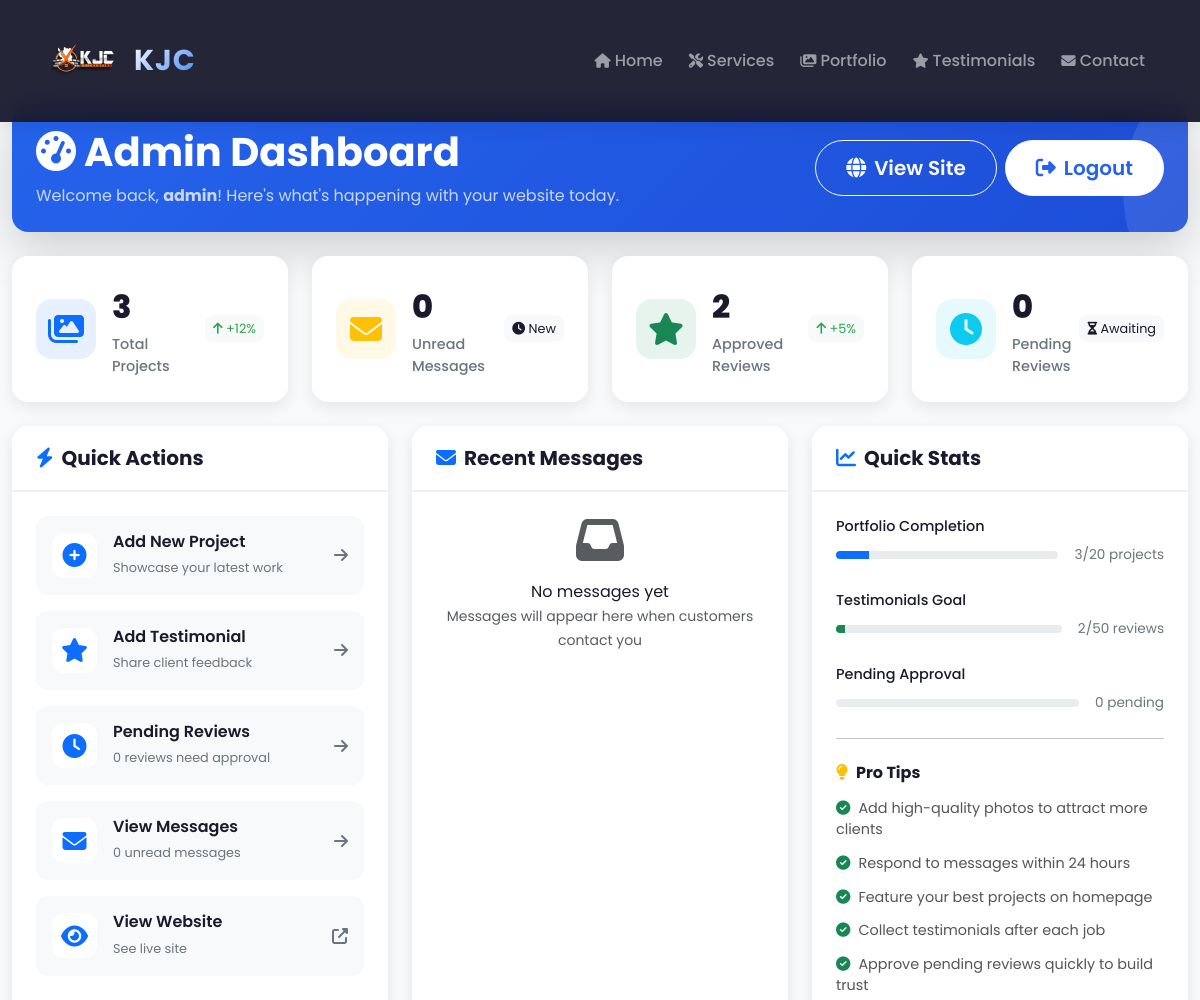
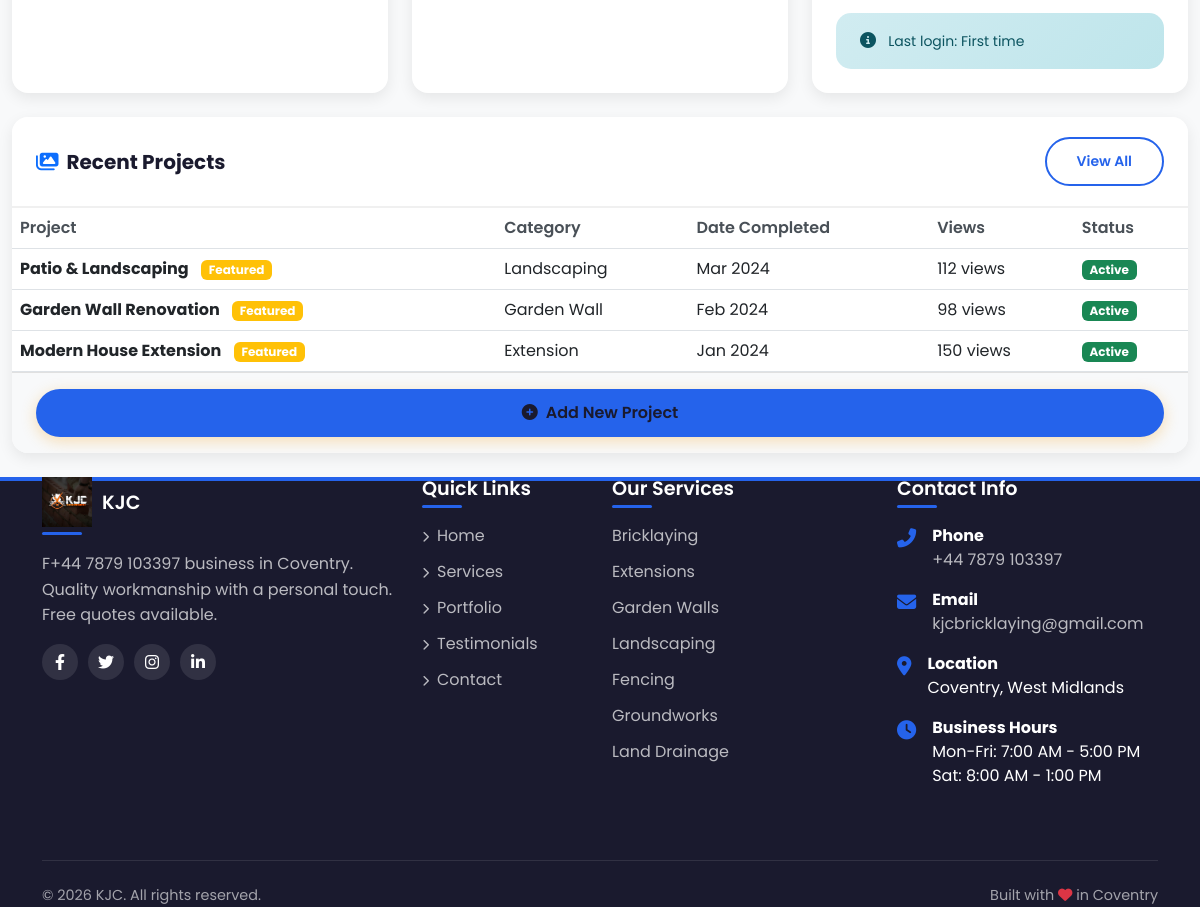
The app's page /admin/dashboard (signed in), older data (2 pictures, top to bottom).
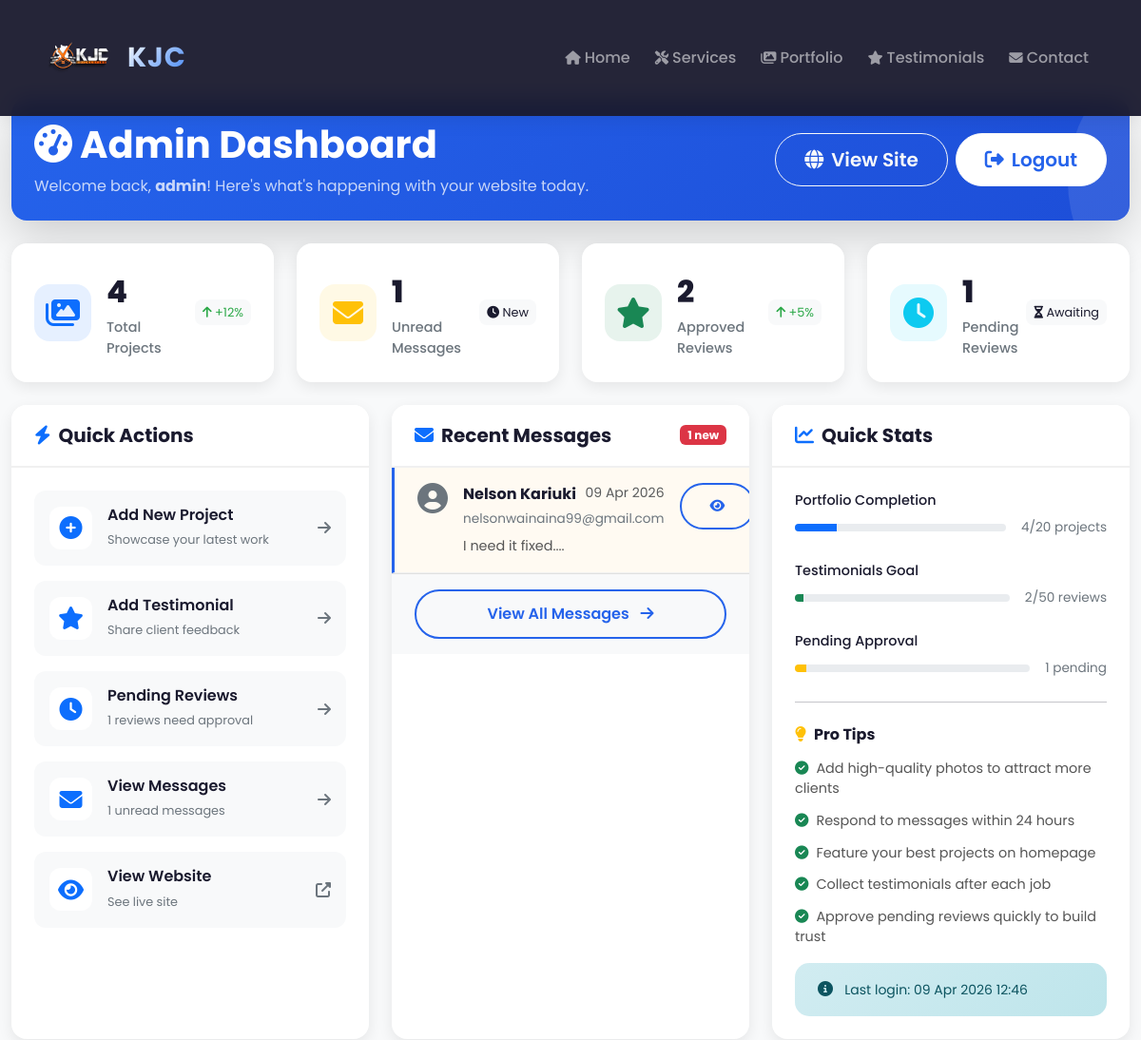
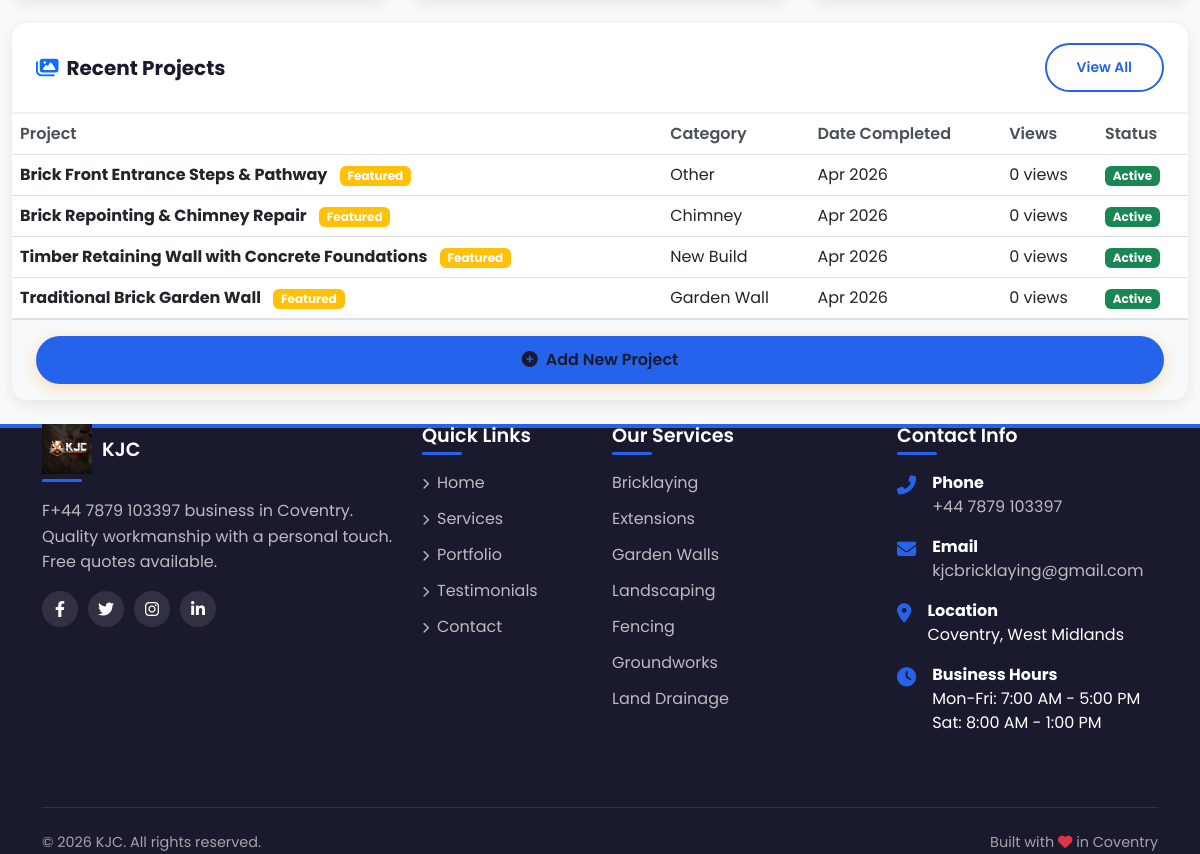
The same page, newer data (2 pictures, top to bottom).
### database.py (models this page shows, shortened)
class User(UserMixin, db.Model):
    id = db.Column(db.Integer, primary_key=True)
    username = db.Column(db.String(80), unique=True, nullable=False)
    password_hash = db.Column(db.String(200), nullable=False)
    email = db.Column(db.String(120), unique=True, nullable=False)
    full_name = db.Column(db.String(120))
    avatar = db.Column(db.String(200))
    is_active = db.Column(db.Boolean, default=True)
    last_login = db.Column(db.DateTime)
    created_at = db.Column(db.DateTime, default=datetime.utcnow)
    updated_at = db.Column(db.DateTime, default=datetime.utcnow, onupdate=datetime.utcnow)

class Project(db.Model):
    id = db.Column(db.Integer, primary_key=True)
    title = db.Column(db.String(100), nullable=False)
    description = db.Column(db.Text)
    image_url = db.Column(db.String(200))
    category = db.Column(db.String(50))
    date_completed = db.Column(db.DateTime)
    featured = db.Column(db.Boolean, default=False)
    location = db.Column(db.String(100))
    client_name = db.Column(db.String(100))
    project_type = db.Column(db.String(50))
    before_image_url = db.Column(db.String(200))
    after_image_url = db.Column(db.String(200))
    gallery_images = db.Column(db.Text)  # JSON string of image URLs
    views = db.Column(db.Integer, default=0)
    is_active = db.Column(db.Boolean, default=True)
    slug = db.Column(db.String(200), unique=True)  # SEO-friendly URL
    created_at = db.Column(db.DateTime, default=datetime.utcnow)
    updated_at = db.Column(db.DateTime, default=datetime.utcnow, onupdate=datetime.utcnow)

class ContactMessage(db.Model):
    id = db.Column(db.Integer, primary_key=True)
    name = db.Column(db.String(100), nullable=False)
    email = db.Column(db.String(120), nullable=False)
    phone = db.Column(db.String(20))
    service_type = db.Column(db.String(100))
    message = db.Column(db.Text, nullable=False)
    date = db.Column(db.DateTime, default=datetime.utcnow)
    read = db.Column(db.Boolean, default=False)
    responded = db.Column(db.Boolean, default=False)
    responded_at = db.Column(db.DateTime)
    notes = db.Column(db.Text)
    ip_address = db.Column(db.String(45))
    user_agent = db.Column(db.String(200))

### app.py (the view)
@app.route('/admin/dashboard')
@login_required
def admin_dashboard():
    projects_count = Project.query.count()
    unread_messages_count = ContactMessage.query.filter_by(read=False).count()
    testimonials_count = Testimonial.query.filter_by(approved=True).count()
    pending_testimonials = Testimonial.query.filter_by(approved=False).count()
    total_messages = ContactMessage.query.count()
    recent_messages = ContactMessage.query.order_by(ContactMessage.date.desc()).limit(5).all()
    recent_projects = Project.query.order_by(Project.created_at.desc()).limit(5).all()
    return render_template('admin/dashboard.html',
                         projects_count=projects_count,
                         messages_count=unread_messages_count,
                         total_messages=total_messages,
                         unread_messages_count=unread_messages_count,
                         testimonials_count=testimonials_count,
                         pending_testimonials=pending_testimonials,
                         recent_messages=recent_messages,
                         recent_projects=recent_projects,
                         now=datetime.now())

### app.py (called while the page is built)
@login_manager.user_loader
def load_user(user_id):
    return User.query.get(int(user_id))

@app.context_processor
def inject_now():
    return {
        'now': datetime.now(),
        'site_title': SiteSettings.get('site_title', 'KJC'),
        'site_phone': SiteSettings.get('phone', '+44 7879 103397'),
        'site_email': SiteSettings.get('email', 'kjcbricklaying@gmail.com'),
        'site_address': SiteSettings.get('address', 'Coventry, West Midlands'),
        'whatsapp_number': SiteSettings.get('whatsapp', '+44 7879 103397'),
        'facebook_url': SiteSettings.get('facebook', '#'),
        'twitter_url': SiteSettings.get('twitter', '#'),
        'instagram_url': SiteSettings.get('instagram', '#'),
        'linkedin_url': SiteSettings.get('linkedin', '#')
    }

### database.py (called while the page is built)
    @staticmethod
    def get(key, default=None):
        setting = SiteSettings.query.filter_by(key=key).first()
        return setting.value if setting else default

### templates/admin/dashboard.html (shortened to what the changed rows need)
{% extends "base.html" %} {% block content %}
<div class="container-fluid py-4">
  <div class="row mb-4">
    <div class="col-12">
      <div
        class="welcome-card bg-gradient-primary text-white p-4 rounded-4 shadow-lg"
      >
        <div
          class="d-flex justify-content-between align-items-center flex-wrap gap-3"
        >
          <div>
            <h1 class="display-6 fw-bold mb-2">
              <i class="fas fa-tachometer-alt me-2"></i>Admin Dashboard
            </h1>
            <p class="mb-0 opacity-75">
              Welcome back,
              <strong
                >{{ current_user.username if current_user else 'Admin'
                }}</strong
              >! Here's what's happening with your website today.
            </p>
          </div>
        </div>
      </div>
    </div>
  </div>
  <div class="row g-4 mb-4">
    <div class="col-md-6 col-lg-3" data-aos="fade-up" data-aos-delay="0">
      <div class="stat-card-modern">
        <div class="stat-info">
          <h3 class="stat-number">{{ projects_count }}</h3>
          <p class="stat-label">Total Projects</p>
        </div>
      </div>
    </div>
    <div class="col-md-6 col-lg-3" data-aos="fade-up" data-aos-delay="100">
      <div class="stat-card-modern">
        <div class="stat-info">
          <h3 class="stat-number">{{ messages_count }}</h3>
          <p class="stat-label">Unread Messages</p>
        </div>
      </div>
    </div>
    <div class="col-md-6 col-lg-3" data-aos="fade-up" data-aos-delay="300">
      <div class="stat-card-modern">
        <div class="stat-info">
          <h3 class="stat-number">{{ pending_testimonials|default(0) }}</h3>
          <p class="stat-label">Pending Reviews</p>
        </div>
      </div>
    </div>
  </div>
  <div class="row g-4">
    <div class="col-lg-4" data-aos="fade-up" data-aos-delay="0">
      <div class="card-modern h-100">
        <div class="card-body p-4">
          <div class="action-buttons">
            <a
              href="{{ url_for('admin_testimonials') }}"
              class="action-btn btn-warning-hover"
            >
              <div class="action-info">
                <h6>Pending Reviews</h6>
                <small
                  >{{ pending_testimonials|default(0) }} reviews need
                  approval</small
                >
              </div>
            </a>
            <a
              href="{{ url_for('view_messages') }}"
              class="action-btn btn-info-hover"
            >
              <div class="action-info">
                <h6>View Messages</h6>
                <small>{{ messages_count }} unread messages</small>
              </div>
            </a>
          </div>
        </div>
      </div>
    </div>
    <div class="col-lg-4" data-aos="fade-up" data-aos-delay="100">
      <div class="card-modern h-100">
        <div
          class="card-header-modern d-flex justify-content-between align-items-center"
        >
          <h5 class="mb-0">
            <i class="fas fa-envelope text-primary me-2"></i>Recent Messages
          </h5>
          {% if messages_count > 0 %}<span class="badge bg-danger"
            >{{ messages_count }} new</span
          >{% endif %}
        </div>
        <div class="card-body p-0">
          <div class="message-list">
            {% for msg in recent_messages %}
            <div class="message-item {% if not msg.read %}unread{% endif %}">
              <div class="message-avatar">
                <i class="fas fa-user-circle"></i>
              </div>
              <div class="message-content">
                <div class="message-header">
                  <strong>{{ msg.name }}</strong>
                  <small class="text-muted"
                    >{{ msg.date.strftime('%d %b %Y') }}</small
                  >
                </div>
                <div class="message-subject">{{ msg.email }}</div>
                <p class="message-preview">{{ msg.message[:80] }}...</p>
              </div>
              <div class="message-actions">
                <a
                  href="#"
                  class="btn btn-sm btn-outline-primary view-message"
                  data-name="{{ msg.name }}"
                  data-email="{{ msg.email }}"
                  data-phone="{{ msg.phone or 'Not provided' }}"
                  data-service="{{ msg.service_type or 'Not specified' }}"
                  data-message="{{ msg.message }}"
                  data-date="{{ msg.date.strftime('%d %B %Y at %H:%M') }}"
                >
                  <i class="fas fa-eye"></i>
                </a>
              </div>
            </div>
            {% else %}
            <div class="empty-state-messages p-4 text-center">
              <i class="fas fa-inbox fa-3x text-muted mb-3"></i>
              <p class="mb-0">No messages yet</p>
              <small class="text-muted"
                >Messages will appear here when customers contact you</small
              >
            </div>
            {% endfor %}
          </div>
        </div>
        {% if recent_messages %}
        <div class="card-footer-modern">
          <a
            href="{{ url_for('view_messages') }}"
            class="btn btn-outline-primary w-100"
          >
            View All Messages <i class="fas fa-arrow-right ms-2"></i>
          </a>
        </div>
        {% endif %}
      </div>
    </div>
    <div class="col-lg-4" data-aos="fade-up" data-aos-delay="200">
      <div class="card-modern h-100">
        <div class="card-body p-4">
          <div class="stats-mini">
            <div class="stats-mini-item">
              <div class="stats-mini-value">
                <div class="progress">
                  <div
                    class="progress-bar bg-primary"
                    style="width: {{ (projects_count / 20 * 100) if projects_count < 20 else 100 }}%"
                  ></div>
                </div>
                <span>{{ projects_count }}/20 projects</span>
              </div>
            </div>
            <div class="stats-mini-item">
              <div class="stats-mini-value">
                <div class="progress">
                  <div
                    class="progress-bar bg-warning"
                    style="width: {{ (pending_testimonials|default(0) / 20 * 100) if pending_testimonials|default(0) < 20 else 100 }}%"
                  ></div>
                </div>
                <span>{{ pending_testimonials|default(0) }} pending</span>
              </div>
            </div>
          </div>
          <div class="alert alert-info mt-3 mb-0">
            <i class="fas fa-info-circle me-2"></i>
            <small
              >Last login: {{ current_user.last_login.strftime('%d %b %Y %H:%M')
              if current_user and current_user.last_login else 'First time'
              }}</small
            >
          </div>
        </div>
      </div>
    </div>
  </div>
  <div class="row mt-4" data-aos="fade-up">
    <div class="col-12">
      <div class="card-modern">
        <div class="card-body p-0">
          <div class="table-responsive">
            <table class="table table-hover mb-0">
              <thead class="bg-light">
                <tr>
                  <th>Project</th>
                  <th>Category</th>
                  <th>Date Completed</th>
                  <th>Views</th>
                  <th>Status</th>
                </tr>
              </thead>
              <tbody>
                {% for project in recent_projects %}
                <tr>
                  <td>
                    <strong>{{ project.title }}</strong>
                    {% if project.featured %}<span class="badge bg-warning ms-2"
                      >Featured</span
                    >{% endif %}
                  </td>
                  <td>{{ project.category or 'General' }}</td>
                  <td>
                    {{ project.date_completed.strftime('%b %Y') if
                    project.date_completed else 'N/A' }}
                  </td>
                  <td>{{ project.views }} views</td>
                  <td>
                    {% if project.is_active %}<span class="badge bg-success"
                      >Active</span
                    >{% else %}<span class="badge bg-secondary">Inactive</span
                    >{% endif %}
                  </td>
                </tr>
                {% endfor %}
              </tbody>
            </table>
          </div>
        </div>
      </div>
    </div>
  </div>
</div>
{% endblock %}

Row changes from the older to the newer data that the page shows:
removed Project: title "Patio & Landscaping", featured "Featured", category "Landscaping", date_completed "Mar 2024", views "112", is_active "Active"
removed Project: title "Garden Wall Renovation", featured "Featured", category "Garden Wall", date_completed "Feb 2024", views "98", is_active "Active"
removed Project: title "Modern House Extension", featured "Featured", category "Extension", date_completed "Jan 2024", views "150", is_active "Active"
changed User "admin": last_login "First time" → "09 Apr 2026 12:46"
added ContactMessage: name "Nelson Kariuki", date "09 Apr 2026", email "nelsonwainaina99@gmail.com", message "I need it fixed."
added Project: title "Brick Front Entrance Steps & Pathway", featured "Featured", category "Other", date_completed "Apr 2026", views "0", is_active "Active"
added Project: title "Brick Repointing & Chimney Repair", featured "Featured", category "Chimney", date_completed "Apr 2026", views "0", is_active "Active"
added Project: title "Timber Retaining Wall with Concrete Foundations", featured "Featured", category "New Build", date_completed "Apr 2026", views "0", is_active "Active"
added Project: title "Traditional Brick Garden Wall", featured "Featured", category "Garden Wall", date_completed "Apr 2026", views "0", is_active "Active"
Text that changed along with them:
{{ projects_count }}: "3" → "4"
{{ messages_count }}: "0" → "1"
{{ pending_testimonials|default(0) }}: "0" → "1"
{{ messages_count }}: (not shown) → "1"
{{ (projects_count / 20 * 100) if projects_count < 20 else 100 }}: 15.0 → 20.0 (drawn)
text no longer shown: "No messages yet Messages will appear here when customers contact you"
text now shown: "new View All Messages"
